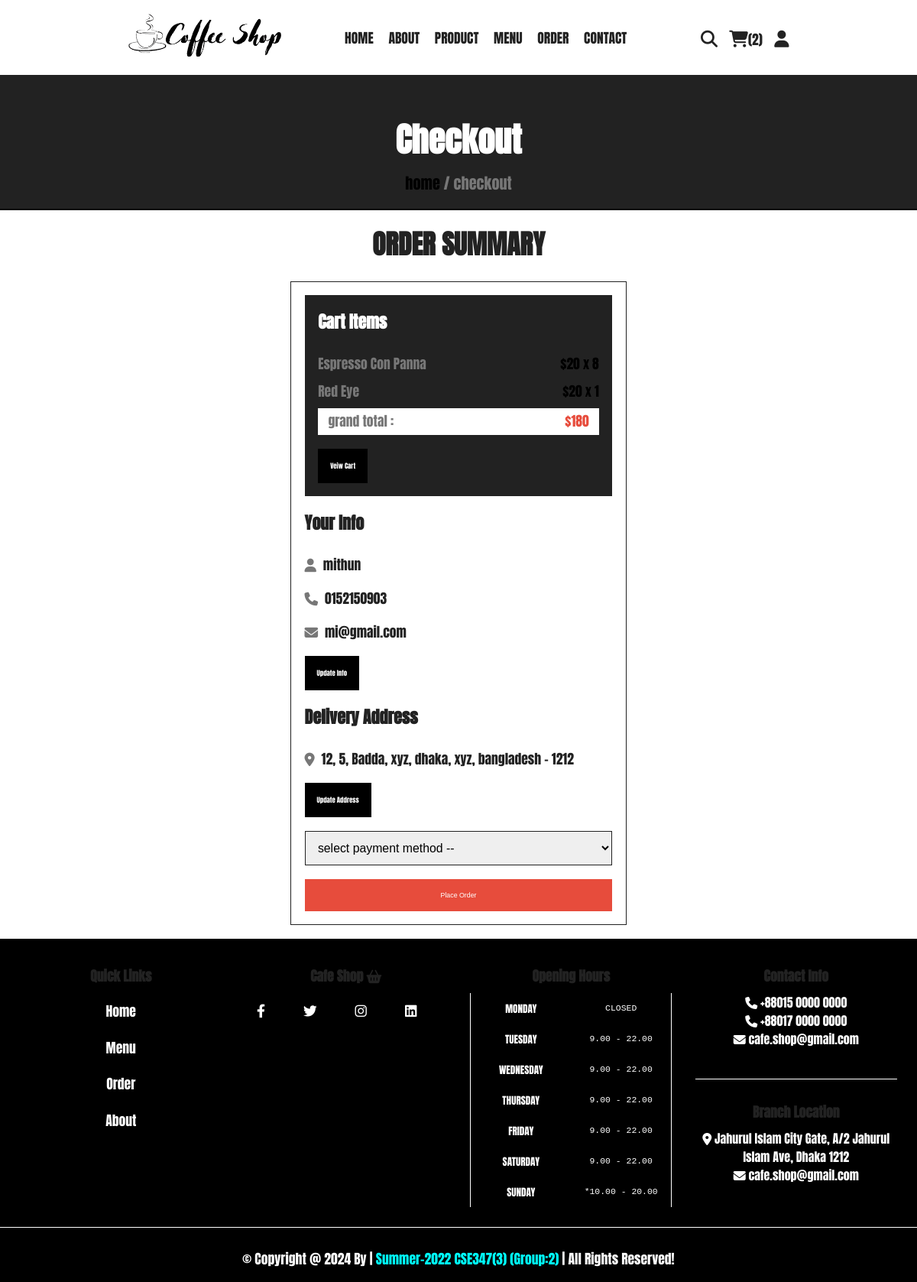
The page /checkout.php (signed in) on the database its author committed.
### tables this page shows
CREATE TABLE `cart` (
  `id` int(100) NOT NULL,
  `user_id` int(100) NOT NULL,
  `pid` int(100) NOT NULL,
  `name` varchar(100) NOT NULL,
  `price` int(10) NOT NULL,
  `quantity` int(10) NOT NULL,
  `image` varchar(100) NOT NULL
);

CREATE TABLE `users` (
  `id` int(100) NOT NULL,
  `name` varchar(20) NOT NULL,
  `email` varchar(50) NOT NULL,
  `number` varchar(10) NOT NULL,
  `password` varchar(50) NOT NULL,
  `address` varchar(500) NOT NULL
);

### checkout.php (the view, shortened to what this page needs)
<?php
include 'components/connect.php';
if (isset($_SESSION['user_id'])) {
   $user_id = $_SESSION['user_id'];
} else {
   $user_id = '';
   header('location:home.php');
};
?>
<!DOCTYPE html>
<html lang="en">
<head>
   <link rel="stylesheet" href="https://cdnjs.cloudflare.com/ajax/libs/font-awesome/6.1.1/css/all.min.css">
   <link rel="stylesheet" href="css/style.css">
</head>
<body>
   <?php include 'components/user_header.php'; ?>
   <div class="heading">
      <h3>checkout</h3>
      <p><a href="home.php">home</a> <span> / checkout</span></p>
   </div>
   <section class="checkout">
      <h1 class="title">order summary</h1>
      <form action="" method="post">
         <div class="cart-items">
            <h3>cart items</h3>
            <?php
            $grand_total = 0;
            $select_cart = $conn->prepare("SELECT * FROM `cart` WHERE user_id = ?");
            $select_cart->execute([$user_id]);
            if ($select_cart->rowCount() > 0) {
               while ($fetch_cart = $select_cart->fetch(PDO::FETCH_ASSOC)) {
                  $grand_total += ($fetch_cart['price'] * $fetch_cart['quantity']);
            ?>
                  <p><span class="name"><?= $fetch_cart['name']; ?></span><span class="price">$<?= $fetch_cart['price']; ?> x <?= $fetch_cart['quantity']; ?></span></p>
            <?php
               }
            } else {
               echo '<p class="empty">your cart is empty!</p>';
            }
            ?>
            <p class="grand-total"><span class="name">grand total :</span><span class="price">$<?= $grand_total; ?></span></p>
            <a href="cart.php" class="btn">veiw cart</a>
         </div>
         <div class="user-info">
            <h3>your info</h3>
            <p><i class="fas fa-user"></i><span><?= $fetch_profile['name'] ?></span></p>
            <p><i class="fas fa-phone"></i><span><?= $fetch_profile['number'] ?></span></p>
            <p><i class="fas fa-envelope"></i><span><?= $fetch_profile['email'] ?></span></p>
            <a href="update_profile.php" class="btn">update info</a>
            <h3>delivery address</h3>
            <p><i class="fas fa-map-marker-alt"></i><span><?php if ($fetch_profile['address'] == '') {
                                                               echo 'please enter your address';
                                                            } else {
                                                               echo $fetch_profile['address'];
                                                            } ?></span></p>
            <a href="update_address.php" class="btn">update address</a>
            <select name="method" class="box" required>
               <option value="" disabled selected>select payment method --</option>
            </select>
            <input type="submit" value="place order" class="btn <?php if ($fetch_profile['address'] == '') {
                                                                     echo 'disabled';
                                                                  } ?>" style="width:100%; background:var(--red); color:var(--white);" name="submit">
         </div>
      </form>
   </section>
   <?php include 'components/footer.php'; ?>
</body>
</html>

### css/style.css (style rules this page uses)
:root { --yellow: black; --red: #e74c3c; --white: #fff; --black: #222; --light-color: #777; --border: .2rem solid var(--black); }
* { margin: 0; padding: 0; box-sizing: border-box; outline: none; border: none; text-decoration: none; }
html { font-size: 62.5%; overflow-x: hidden; scroll-behavior: smooth; stop-opacity: 7rem; font-family: 'Anton', sans-serif; }
section { margin: 0 auto; max-width: 1200px; padding: 2rem; }
.title { text-align: center; margin-bottom: 2.5rem; font-size: 4rem; color: var(--black); text-transform: uppercase; text-underline-offset: 1rem; }
.heading { display: flex; text-align: center; gap: 1rem; flex-flow: column; padding-top: 50px; background-color: var(--black); min-height: 20rem; border-bottom: 2px solid black; z-index: inherit; }
.heading h3 { font-size: 5rem; color: var(--white); text-transform: capitalize; }
.heading p { font-size: 2.3rem; color: var(--light-color); }
.heading p a { color: var(--yellow); }
.btn, .delete-btn { margin-top: 1rem; display: inline-block; font-size: 1rem; padding: 16px; cursor: pointer; text-transform: capitalize; transition: .2s linear; }
.btn { background-color: var(--yellow); color: #fff; }
.checkout form { max-width: 50rem; margin: 0 auto; border: var(--border); padding: 2rem; }
.checkout form h3 { font-size: 2.5rem; text-transform: capitalize; padding: 2rem 0; color: var(--black); }
.checkout form .cart-items { background-color: var(--black); padding: 2rem; padding-top: 0; }
.checkout form .cart-items h3 { color: var(--white); }
.checkout form .cart-items p { display: flex; align-items: center; gap: 1.5rem; justify-content: space-between; margin: 1rem 0; line-height: 1.5; font-size: 2rem; }
.checkout form .cart-items p .name { color: var(--light-color); }
.checkout form .cart-items p .price { color: var(--yellow); }
.checkout form .cart-items .grand-total { background-color: var(--white); padding: .5rem 1.5rem; }
.checkout form .cart-items .grand-total .price { color: var(--red); }
.checkout form .user-info p { font-size: 2rem; line-height: 1.5; padding: 1rem 0; }
.checkout form .user-info p i { color: var(--light-color); margin-right: 1rem; }
.checkout form .user-info p span { color: var(--black); }
.checkout form .user-info .box { width: 100%; border: var(--border); padding: 1.4rem; margin-top: 2rem; margin-bottom: 1rem; font-size: 1.8rem; }
@media (max-width:1284px) { html { font-size: 55%; } }

### rows shown on the page
cart: name "Espresso Con Panna", price "20", quantity "8"
cart: name "Red Eye", price "20", quantity "1"
users: name "mithun", number "0152150903", email "mi@gmail.com", address "12, 5, Badda, xyz, dhaka, xyz, bangladesh - 1212", submit "place order"

### other values the page prints
$total_cart_items "2"
$grand_total "180"
